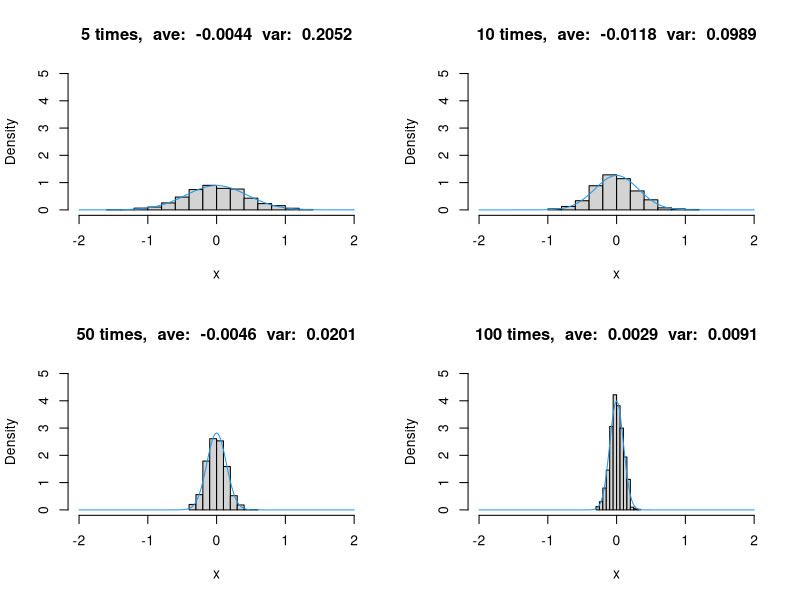

This figure's R source:
average <- function(n){
  x0 <- seq(-2, 2, by=0.02); y0 <- dnorm(x0, sd=1/sqrt(n))
  x <- numeric(1000)
  for(j in 1:1000){
    x[j] <- mean(rnorm(n))
  }
  m <- round(mean(x), digits=4)
  v <- round(var(x), digits=4)
  title <- paste(n, "times,  ave: ", m, " var: ", v)
  hist(x, prob=TRUE, main=title, xlim=c(-2, 2), ylim=c(0, 5))
  lines(x0, y0, col=4)
}

par(mfrow=c(2, 2))
average(5);average(10);average(50);average(100)
par(mfrow=c(1, 1))

